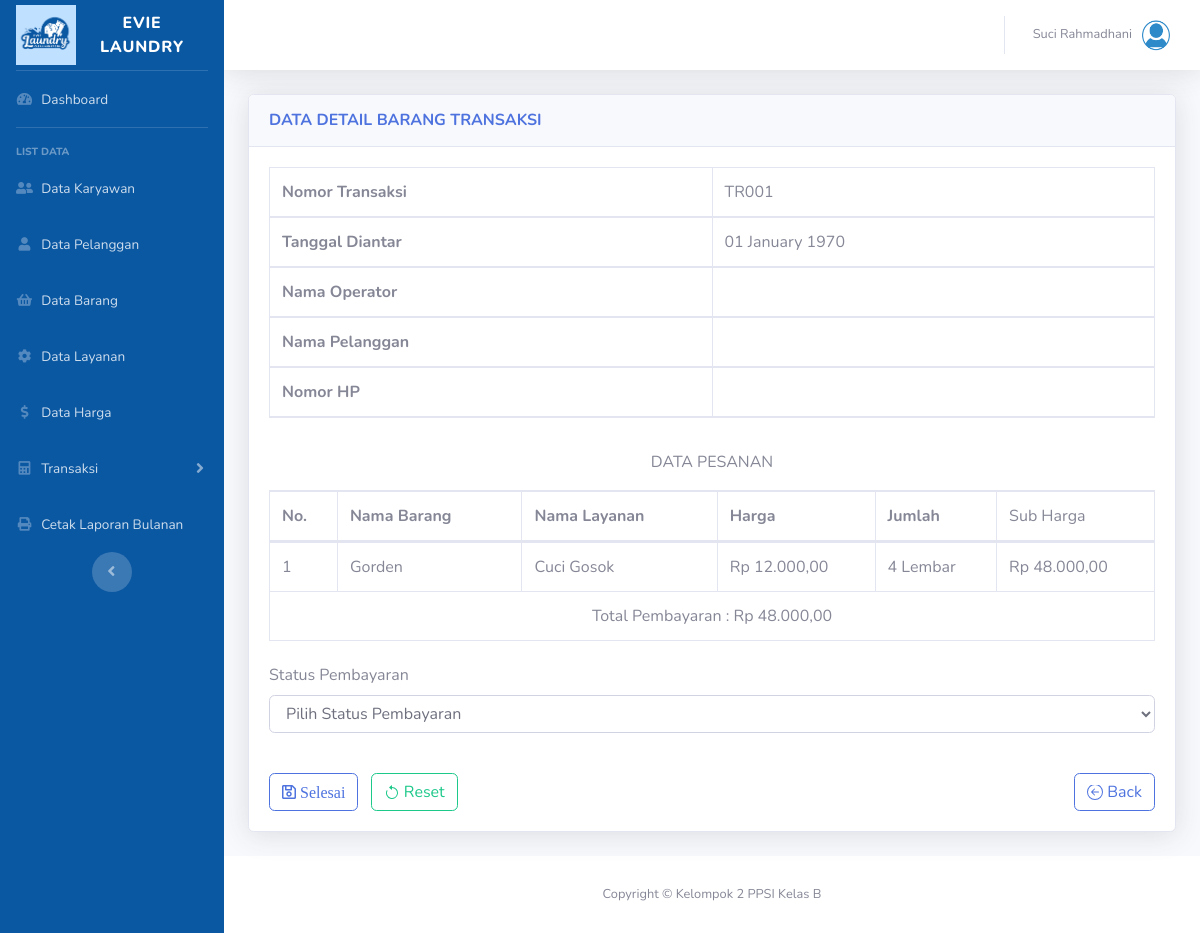
The app's page /transaksi_data_belum_detail.php?id_transaksi=TR001 (signed in) with its own data.
### tables this page shows
CREATE TABLE `detail_transaksi` (
  `id_barang_layanan` varchar(5) NOT NULL,
  `id_transaksi` varchar(5) NOT NULL,
  `ukuran` int(11) NOT NULL
);

CREATE TABLE `barang` (
  `id_barang` varchar(5) NOT NULL,
  `nama_barang` varchar(30) NOT NULL
);

CREATE TABLE `layanan` (
  `id_layanan` varchar(5) NOT NULL,
  `layanan` varchar(30) NOT NULL
);

CREATE TABLE `barang_layanan` (
  `id_barang_layanan` varchar(5) NOT NULL,
  `id_barang` varchar(5) NOT NULL,
  `id_layanan` varchar(5) NOT NULL,
  `satuan` varchar(20) NOT NULL,
  `harga` int(11) NOT NULL
);

### transaksi_data_belum_detail.php (the view, shortened to what this page needs)
<?php
    $id_transaksi = $_REQUEST['id_transaksi'];
    $no = 1;
?>
<!DOCTYPE html>
<html lang="en">
<head>
    <link href="vendor/fontawesome-free/css/all.min.css" rel="stylesheet" type="text/css">
    <link href="css/sb-admin-2.min.css" rel="stylesheet">
    <link href="vendor/datatables/dataTables.bootstrap4.min.css" rel="stylesheet">
</head>
<body id="page-top">
    <div id="wrapper">
        <div id="content-wrapper" class="d-flex flex-column">
            <div id="content">
            <?php include"header.php";?>
                <div class="container-fluid">
                    <div class="card shadow mb-4">
                        <div class="card-header py-3">
                            <h6 class="m-0 font-weight-bold text-primary">DATA DETAIL BARANG TRANSAKSI</h6>
                        </div>
                        <div class="card-body">
                            <form class="row g-2 needs-validation" novalidate method="post">
                                <div class="col-md-12 form-group">
                                    <table class="table table-bordered" width="100%" cellspacing="0">
                                        <thead>
                                            <tr>
                                                <th class="col-md-6">Nomor Transaksi</th>
                                                <td><?php echo $id_transaksi?></td>
                                            </tr>
                                            <tr>
                                                <th class="col-md-6">Tanggal Diantar</th>
                                                <td><?php echo date('d F Y', strtotime($tanggal_diantar))?></td>
                                            </tr>
                                            <tr>
                                                <th class="col-md-6">Nama Operator</th>
                                                <td><?php echo $nama_karyawan?></td>
                                            </tr>
                                            <tr>
                                                <th class="col-md-6">Nama Pelanggan</th>
                                                <td><?php echo $nama_pelanggan?></td>
                                            </tr>
                                            <tr>
                                                <th class="col-md-6">Nomor HP</th>
                                                <td><?php echo $no_hp?></td>
                                            </tr>
                                        </thead>
                                    </table>
                                </div>
                                <div class="col-md-12 form-group">
                                    <p class="text-center">DATA PESANAN</p>
                                    <table class="table table-bordered" id="dataTable" width="100%" cellspacing="0">
                                        <thead>
                                            <tr>
                                                <th style="width:20px">No.</th>
                                                <th>Nama Barang</th>
                                                <th>Nama Layanan</th>
                                                <th>Harga</th>
                                                <th>Jumlah</th>
                                                <td>Sub Harga</td>
                                            </tr>
                                        </thead>
                                        <tbody>
                                            <?php
                                                $hasil2 = $conn->query("SELECT * FROM detail_transaksi join barang_layanan on detail_transaksi.id_barang_layanan=barang_layanan.id_barang_layanan
                                                                        join layanan on barang_layanan.id_layanan=layanan.id_layanan
                                                                        join barang on barang_layanan.id_barang=barang.id_barang where detail_transaksi.id_transaksi='$id_transaksi' order by nama_barang");
                                                $tot[]=0;
                                                while($row = $hasil2->fetch_assoc()){
                                            ?>
                                            <tr>
                                                <td><?php echo $no++; ?></td>
                                                <td><?php echo $row['nama_barang']; ?></td>
                                                <td><?php echo $row['layanan']; ?></td>
                                                <td><?php echo "Rp " . number_format($row['harga'],2,',','.');?></td>
                                                <td><?php echo $row['ukuran']," ", $row['satuan']; ?></td>
                                                <td><?php echo "Rp " . number_format($tot[]= $row['harga'] * $row['ukuran'],2,',','.'); ?></td>
                                            </tr>
                                            <?php } ?>
                                            <tr>
                                            <td colspan="8" class="text-center"> Total Pembayaran : <?php echo "Rp " . number_format(array_sum($tot),2,',','.');?> </td>
                                            </tr>
                                        </tbody>
                                    </table>
                                </div>
                                <div class="col-md-12 form-group">
                                    <label for="validationCustom4" class="form-label">Status Pembayaran</label>
                                    <select class="form-control" id="validationCustom04" name="id_status_pembayaran" required>
                                        <option selected disabled value="">Pilih Status Pembayaran</option>
                                    </select>
                                </div>
                                <div class="col-md-12"><br>
                                    <button class="btn btn-outline-primary btn-mt far fa-save" type="submit" name="simpan" onclick="return confirm('Apakah Data Yang Dimasukkan Sudah Benar ?')">
                                        Selesai
                                    </button>&nbsp;&nbsp;
                                    <button class="btn btn-outline-success btn-mt" type="reset">
                                         Reset
                                    </button>
                                    <a style="float:right" href="transaksi_data_belum.php" class="btn btn-outline-primary btn-mt" name="back">
                                        Back
                                    </a>
                                </div>
                            </form>
                        </div>
                    </div>
                </div>
            </div>
        </div>
    </div>
</body>
</html>

### records on screen
detail_transaksi: barang.nama_barang "Gorden", layanan.layanan "Cuci Gosok", id_barang_layanan.harga "12.000,00", ukuran "4", id_barang_layanan.satuan "Lembar", ukuran "48.000,00"

### other values on screen
$_SESSION["nama"] "Suci Rahmadhani"
$id_transaksi "TR001"
date('d F Y', strtotime($tanggal_diantar)) "01 January 1970"
array_sum($tot) "48.000,00"
